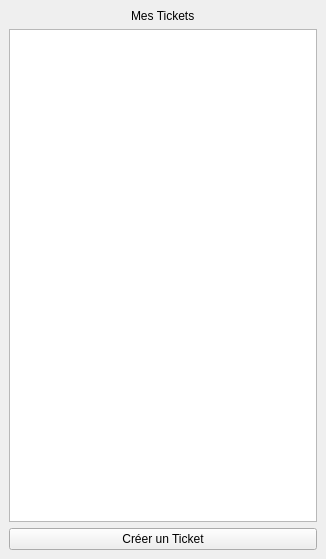
<?xml version="1.0" encoding="UTF-8"?>
<ui version="4.0">
 <class>Listeticket</class>
 <widget class="QDockWidget" name="Listeticket">
  <property name="geometry">
   <rect>
    <x>0</x>
    <y>0</y>
    <width>326</width>
    <height>559</height>
   </rect>
  </property>
  <property name="features">
   <set>QDockWidget::NoDockWidgetFeatures</set>
  </property>
  <property name="windowTitle">
   <string/>
  </property>
  <widget class="QWidget" name="dockWidgetContent">
   <layout class="QVBoxLayout" name="verticalLayout_2">
    <item alignment="Qt::AlignHCenter">
     <widget class="QLabel" name="label">
      <property name="text">
       <string>Mes Tickets</string>
      </property>
     </widget>
    </item>
    <item>
     <widget class="QListView" name="listView"/>
    </item>
    <item>
     <widget class="QPushButton" name="creerTicketButton">
      <property name="text">
       <string>Créer un Ticket</string>
      </property>
     </widget>
    </item>
   </layout>
  </widget>
 </widget>
 <resources/>
 <connections/>
</ui>
